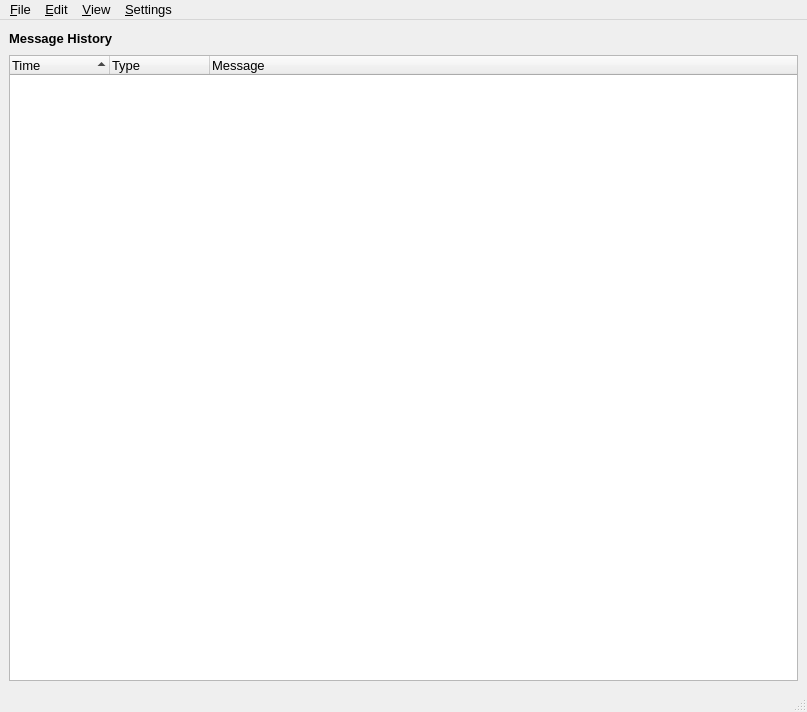
<ui version="4.0" >
 <author></author>
 <comment></comment>
 <exportmacro></exportmacro>
 <class>MessageLog</class>
 <widget class="QMainWindow" name="MessageLog" >
  <property name="geometry" >
   <rect>
    <x>0</x>
    <y>0</y>
    <width>807</width>
    <height>712</height>
   </rect>
  </property>
  <property name="font" >
   <font>
    <family>Arial</family>
    <pointsize>10</pointsize>
    <weight>50</weight>
    <italic>false</italic>
    <bold>false</bold>
    <underline>false</underline>
    <strikeout>false</strikeout>
   </font>
  </property>
  <property name="windowTitle" >
   <string>Recent Log Messages</string>
  </property>
  <property name="windowIcon" >
   <iconset resource="res\vidalia.qrc" >:/images/tor_logo16.png</iconset>
  </property>
  <widget class="QWidget" name="centralwidget" >
   <layout class="QVBoxLayout" >
    <property name="margin" >
     <number>9</number>
    </property>
    <property name="spacing" >
     <number>6</number>
    </property>
    <item>
     <layout class="QVBoxLayout" >
      <property name="margin" >
       <number>0</number>
      </property>
      <property name="spacing" >
       <number>6</number>
      </property>
      <item>
       <layout class="QHBoxLayout" >
        <property name="margin" >
         <number>0</number>
        </property>
        <property name="spacing" >
         <number>6</number>
        </property>
        <item>
         <widget class="QLabel" name="label" >
          <property name="text" >
           <string>&lt;html>&lt;head>&lt;meta name="qrichtext" content="1" />&lt;/head>&lt;body style=" white-space: pre-wrap; font-family:Arial; font-size:10pt; font-weight:400; font-style:normal; text-decoration:none;">&lt;p style=" margin-top:0px; margin-bottom:0px; margin-left:0px; margin-right:0px; -qt-block-indent:0; text-indent:0px;">&lt;span style=" font-weight:600;">Message History&lt;/span>&lt;/p>&lt;/body>&lt;/html></string>
          </property>
         </widget>
        </item>
        <item>
         <spacer>
          <property name="orientation" >
           <enum>Qt::Horizontal</enum>
          </property>
          <property name="sizeHint" >
           <size>
            <width>40</width>
            <height>20</height>
           </size>
          </property>
         </spacer>
        </item>
       </layout>
      </item>
      <item>
       <widget class="QTreeWidget" name="lstMessages" >
        <property name="contextMenuPolicy" >
         <enum>Qt::NoContextMenu</enum>
        </property>
        <property name="autoFillBackground" >
         <bool>false</bool>
        </property>
        <property name="alternatingRowColors" >
         <bool>true</bool>
        </property>
        <property name="selectionMode" >
         <enum>QAbstractItemView::ExtendedSelection</enum>
        </property>
        <property name="rootIsDecorated" >
         <bool>false</bool>
        </property>
        <property name="uniformRowHeights" >
         <bool>true</bool>
        </property>
        <property name="itemsExpandable" >
         <bool>false</bool>
        </property>
        <property name="sortingEnabled" >
         <bool>true</bool>
        </property>
        <column>
         <property name="text" >
          <string>Time</string>
         </property>
        </column>
        <column>
         <property name="text" >
          <string>Type</string>
         </property>
        </column>
        <column>
         <property name="text" >
          <string>Message</string>
         </property>
        </column>
       </widget>
      </item>
     </layout>
    </item>
   </layout>
  </widget>
  <widget class="QMenuBar" name="menubar" >
   <property name="geometry" >
    <rect>
     <x>0</x>
     <y>0</y>
     <width>807</width>
     <height>19</height>
    </rect>
   </property>
   <widget class="QMenu" name="menu_View" >
    <property name="title" >
     <string>&amp;View</string>
    </property>
    <addaction name="actionClear" />
   </widget>
   <widget class="QMenu" name="menu_Edit" >
    <property name="title" >
     <string>&amp;Edit</string>
    </property>
    <addaction name="actionCopy" />
    <addaction name="actionSelect_All" />
   </widget>
   <widget class="QMenu" name="menu_Settings" >
    <property name="title" >
     <string>&amp;Settings</string>
    </property>
    <addaction name="actionMessage_Filters" />
    <addaction name="actionHistory_Size" />
   </widget>
   <widget class="QMenu" name="menu_File" >
    <property name="title" >
     <string>&amp;File</string>
    </property>
    <addaction name="actionSave_All" />
    <addaction name="actionSave_Selected" />
    <addaction name="separator" />
    <addaction name="actionClose" />
   </widget>
   <addaction name="menu_File" />
   <addaction name="menu_Edit" />
   <addaction name="menu_View" />
   <addaction name="menu_Settings" />
  </widget>
  <widget class="QStatusBar" name="statusbar" >
   <property name="geometry" >
    <rect>
     <x>0</x>
     <y>690</y>
     <width>807</width>
     <height>22</height>
    </rect>
   </property>
  </widget>
  <action name="actionMessage_Filters" >
   <property name="text" >
    <string>Message Filters...</string>
   </property>
   <property name="font" >
    <font>
     <family>Arial</family>
     <pointsize>10</pointsize>
     <weight>50</weight>
     <italic>false</italic>
     <bold>false</bold>
     <underline>false</underline>
     <strikeout>false</strikeout>
    </font>
   </property>
   <property name="shortcut" >
    <string/>
   </property>
  </action>
  <action name="actionHistory_Size" >
   <property name="text" >
    <string>History Size...</string>
   </property>
   <property name="font" >
    <font>
     <family>Arial</family>
     <pointsize>10</pointsize>
     <weight>50</weight>
     <italic>false</italic>
     <bold>false</bold>
     <underline>false</underline>
     <strikeout>false</strikeout>
    </font>
   </property>
  </action>
  <action name="actionClear" >
   <property name="text" >
    <string>Clear History</string>
   </property>
   <property name="font" >
    <font>
     <family>Arial</family>
     <pointsize>10</pointsize>
     <weight>50</weight>
     <italic>false</italic>
     <bold>false</bold>
     <underline>false</underline>
     <strikeout>false</strikeout>
    </font>
   </property>
   <property name="shortcut" >
    <string>Ctrl+E</string>
   </property>
  </action>
  <action name="actionCopy" >
   <property name="text" >
    <string>Copy</string>
   </property>
   <property name="font" >
    <font>
     <family>Arial</family>
     <pointsize>10</pointsize>
     <weight>50</weight>
     <italic>false</italic>
     <bold>false</bold>
     <underline>false</underline>
     <strikeout>false</strikeout>
    </font>
   </property>
   <property name="shortcut" >
    <string>Ctrl+C</string>
   </property>
  </action>
  <action name="actionSelect_All" >
   <property name="text" >
    <string>Select All</string>
   </property>
   <property name="font" >
    <font>
     <family>Arial</family>
     <pointsize>10</pointsize>
     <weight>50</weight>
     <italic>false</italic>
     <bold>false</bold>
     <underline>false</underline>
     <strikeout>false</strikeout>
    </font>
   </property>
   <property name="shortcut" >
    <string>Ctrl+A</string>
   </property>
  </action>
  <action name="actionSave_All" >
   <property name="text" >
    <string>Save All</string>
   </property>
   <property name="font" >
    <font>
     <family>Arial</family>
     <pointsize>10</pointsize>
     <weight>50</weight>
     <italic>false</italic>
     <bold>false</bold>
     <underline>false</underline>
     <strikeout>false</strikeout>
    </font>
   </property>
  </action>
  <action name="actionSave_Selected" >
   <property name="text" >
    <string>Save Selected</string>
   </property>
   <property name="font" >
    <font>
     <family>Arial</family>
     <pointsize>10</pointsize>
     <weight>50</weight>
     <italic>false</italic>
     <bold>false</bold>
     <underline>false</underline>
     <strikeout>false</strikeout>
    </font>
   </property>
  </action>
  <action name="actionClose" >
   <property name="text" >
    <string>Close</string>
   </property>
   <property name="font" >
    <font>
     <family>Arial</family>
     <pointsize>10</pointsize>
     <weight>50</weight>
     <italic>false</italic>
     <bold>false</bold>
     <underline>false</underline>
     <strikeout>false</strikeout>
    </font>
   </property>
  </action>
 </widget>
 <pixmapfunction></pixmapfunction>
 <resources>
  <include location="res/vidalia.qrc" />
 </resources>
 <connections>
  <connection>
   <sender>actionClose</sender>
   <signal>triggered()</signal>
   <receiver>MessageLog</receiver>
   <slot>close()</slot>
   <hints>
    <hint type="sourcelabel" >
     <x>-1</x>
     <y>-1</y>
    </hint>
    <hint type="destinationlabel" >
     <x>407</x>
     <y>378</y>
    </hint>
   </hints>
  </connection>
 </connections>
</ui>
